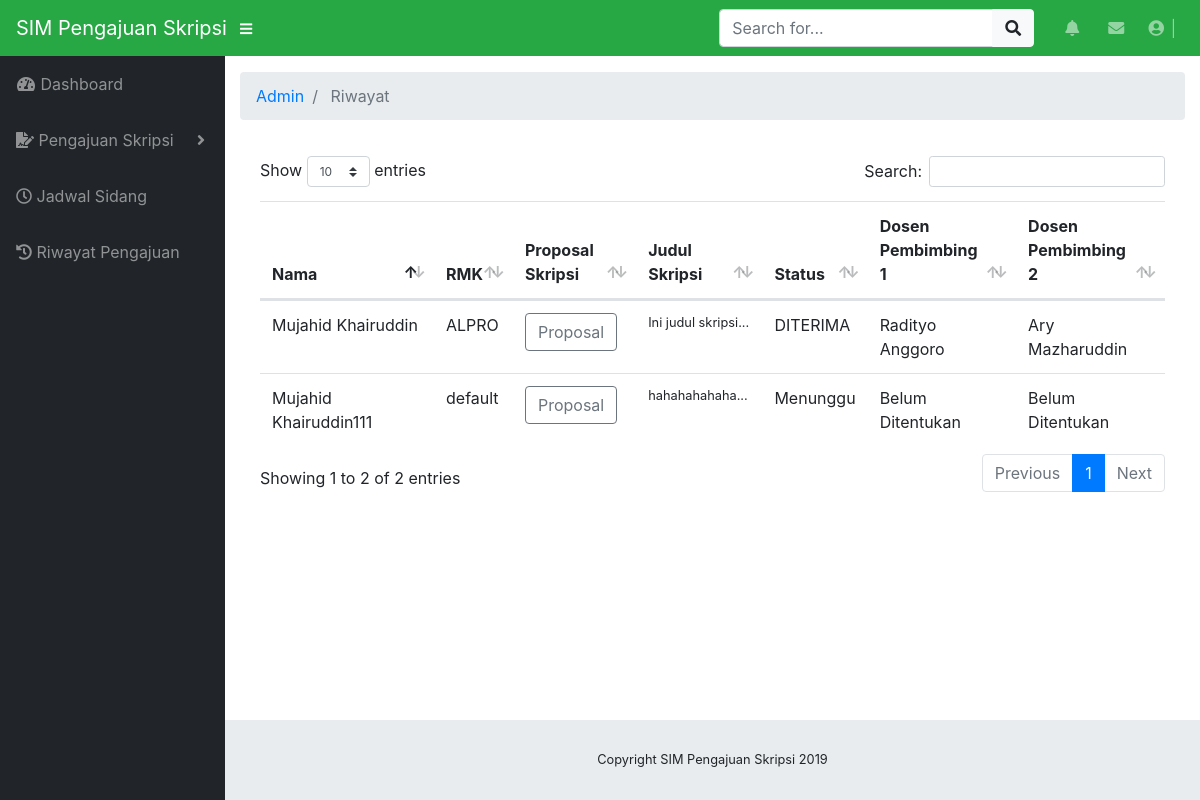
Page /admin/riwayat on the committed database.
### tables this page shows
CREATE TABLE `products` (
  `product_id` varchar(64) NOT NULL,
  `name` varchar(255) NOT NULL,
  `price` varchar(30) NOT NULL DEFAULT 'default',
  `image` varchar(255) NOT NULL DEFAULT 'default.jpg',
  `description` text NOT NULL,
  `status` varchar(20) NOT NULL DEFAULT 'Menunggu',
  `dosbing1` varchar(50) NOT NULL DEFAULT 'Belum Ditentukan',
  `dosbing2` varchar(50) NOT NULL DEFAULT 'Belum Ditentukan'
);

### application/controllers/admin/Riwayat.php (called while the page is built, shortened)
<?php defined('BASEPATH') OR exit('No direct script access allowed');
class Riwayat extends CI_Controller {
    public function __construct()
    {
		$this->load->model("product_model");
	}
	public function index($id = null)
	{
	    $data["products"] = $this->product_model->getAll();
	    $this->load->view("admin/v_riwayat", $data);
	}
}

### index.php (called while the page is built, shortened)
<?php
require_once BASEPATH.'core/CodeIgniter.php';

### application/models/Product_model.php (called while the page is built, shortened)
<?php defined('BASEPATH') OR exit('No direct script access allowed');
class Product_model extends CI_Model
{
    private $_table = "products";
    public function getAll()
    {
        return $this->db->get($this->_table)->result();
    }
}

### application/views/admin/v_riwayat.php (the view, shortened to what this page needs)
<!DOCTYPE html>
<html lang="en">
<head>
	<?php $this->load->view("admin/_partials/head.php") ?>
</head>
<body id="page-top">
	<?php $this->load->view("admin/_partials/navbar.php") ?>
	<div id="wrapper">
		<?php $this->load->view("admin/_partials/sidebar.php") ?>
		<div id="content-wrapper">
			<div class="container-fluid">
				<?php $this->load->view("admin/_partials/breadcrumb.php") ?>
					<div class="card-body">
						<div class="table-responsive">
							<table class="table table-hover" id="dataTable" width="100%" cellspacing="0">
								<thead>
									<tr>
										<th>Nama</th>
										<th>RMK</th>
										<th>Proposal Skripsi</th>
										<th>Judul Skripsi</th>
										<th>Status</th>
										<th>Dosen Pembimbing 1</th>
										<th>Dosen Pembimbing 2</th>
									</tr>
								</thead>
								<tbody>
									<?php foreach ($products as $product): ?>
									<tr>
										<td width="150">
											<?php echo $product->name ?>
										</td>
										<td>
											<?php echo $product->price ?>
										</td>
										<td>
											<a href="<?php echo base_url('upload/product/'.$product->image) ?>" class="btn btn-outline-secondary" role="button" aria-pressed="true">Proposal</a>
										</td>
										<td class="small">
											<?php echo substr($product->description, 0, 120) ?>...</td>
										<td>
											<?php echo $product->status ?>
										</td>
										<td>
											<?php echo $product->dosbing1 ?>
										</td>
										<td>
											<?php echo $product->dosbing2 ?>
										</td>
									</tr>
									<?php endforeach; ?>
								</tbody>
							</table>
						</div>
					</div>
				</div>
			</div>
			<?php $this->load->view("admin/_partials/footer.php") ?>
		</div>
</body>
</html>

### application/views/admin/_partials/head.php (shortened to what this page needs)
<link href="<?php echo base_url('assets/bootstrap/css/bootstrap.min.css') ?>" rel="stylesheet">
<link href="<?php echo base_url('assets/fontawesome-free/css/all.min.css') ?>" rel="stylesheet" type="text/css">
<link href="<?php echo base_url('assets/datatables/dataTables.bootstrap4.css') ?>" rel="stylesheet">
<link href="<?php echo base_url('css/sb-admin.css') ?>" rel="stylesheet">

### application/views/admin/_partials/navbar.php (shortened to what this page needs)
<nav class="navbar navbar-expand navbar-dark bg-success static-top">
    <a class="navbar-brand mr-1" href="<?php echo site_url('page') ?>"><?php echo SITE_NAME ?></a>
    <button class="btn btn-link btn-sm text-white order-1 order-sm-0" id="sidebarToggle" href="#">
        <i class="fas fa-bars"></i>
    </button>
    <form class="d-none d-md-inline-block form-inline ml-auto mr-0 mr-md-3 my-2 my-md-0">
        <div class="input-group">
            <input type="text" class="form-control" placeholder="Search for..." aria-label="Search" aria-describedby="basic-addon2">
            <div class="input-group-append">
                <button class="btn btn-light" type="button">
                    <i class="fas fa-search"></i>
                </button>
            </div>
        </div>
    </form>
    <ul class="navbar-nav ml-auto ml-md-0">
        <li class="nav-item dropdown no-arrow mx-1">
            <a class="nav-link dropdown-toggle" href="#" id="alertsDropdown" role="button" data-toggle="dropdown" aria-haspopup="true"
                aria-expanded="false">
                <i class="fas fa-bell fa-fw"></i>
            </a>
        </li>
        <li class="nav-item dropdown no-arrow mx-1">
            <a class="nav-link dropdown-toggle" href="#" id="messagesDropdown" role="button" data-toggle="dropdown" aria-haspopup="true"
                aria-expanded="false">
                <i class="fas fa-envelope fa-fw"></i>
            </a>
        </li>
        <li class="nav-item dropdown no-arrow">
            <a class="nav-link dropdown-toggle" href="#" id="userDropdown" role="button" data-toggle="dropdown" aria-haspopup="true"
                aria-expanded="false">
                <i class="fas fa-user-circle fa-fw"></i> <?php echo $this->session->userdata('ses_nama');?> | <?php echo $this->session->userdata('ses_id');?>
            </a>
        </li>
    </ul>
</nav>

### application/views/admin/_partials/sidebar.php (shortened to what this page needs)
<ul class="sidebar navbar-nav">
    <li class="nav-item <?php echo $this->uri->segment(2) == '' ? 'active': '' ?>">
        <a class="nav-link" href="<?php echo site_url('page') ?>">
            <i class="fas fa-fw fa-tachometer-alt"></i>
            <span>Dashboard</span>
        </a>
    </li>
    <?php if($this->session->userdata('akses')=='1'):?>
    <li class="nav-item dropdown <?php echo $this->uri->segment(2) == 'products' ? 'active': '' ?>">
        <a class="nav-link dropdown-toggle" href="#" id="pagesDropdown" role="button" data-toggle="dropdown" aria-haspopup="true"
            aria-expanded="false">
            <i class="far fa-clipboard"></i>
            <span>Skripsi Mahasiswa</span>
        </a>
        <div class="dropdown-menu" aria-labelledby="pagesDropdown">
            <a class="dropdown-item" href="<?php echo site_url('admin/products') ?>">Pengajuan Mahasiswa</a>
            <a class="dropdown-item" href="<?php echo site_url('admin/dosen_pembimbing') ?>">Pemilihan Dosen Pembimbing</a>
            <a class="dropdown-item" href="<?php echo site_url('admin/jadwal_sidang/isi_jadwal_sidang') ?>">Isi Jadwal Sidang</a>
        </div>
    </li>
    <?php else:?>
    <li class="nav-item dropdown <?php echo $this->uri->segment(2) == 'products' ? 'active': '' ?>">
        <a class="nav-link dropdown-toggle" href="#" id="pagesDropdown" role="button" data-toggle="dropdown" aria-haspopup="true"
            aria-expanded="false">
            <i class="fas fa-file-signature"></i>
            <span>Pengajuan Skripsi</span>
        </a>
    </li>
    <?php endif;?>
    <li class="nav-item <?php echo $this->uri->segment(2) == '' ? 'active': '' ?>">
        <a class="nav-link" href="<?php echo site_url('admin/jadwal_sidang') ?>">
        <i class="far fa-clock"></i>
            <span>Jadwal Sidang</span>
        </a>
    </li>
    <?php if($this->session->userdata('akses')=='1'):?>
    <?php elseif($this->session->userdata('akses')=='2'):?>
    <?php else:?>
    <li class="nav-item <?php echo $this->uri->segment(2) == '' ? 'active': '' ?>">
        <a class="nav-link" href="<?php echo site_url('admin/riwayat') ?>">
        <i class="fas fa-history"></i>
            <span>Riwayat Pengajuan</span>
        </a>
    </li>
    <?php endif;?>
</ul>

### application/views/admin/_partials/breadcrumb.php
<ol class="breadcrumb">
<?php foreach ($this->uri->segments as $segment): ?>
	<?php
		$url = substr($this->uri->uri_string, 0, strpos($this->uri->uri_string, $segment)) . $segment;
		$is_active =  $url == $this->uri->uri_string;
	?>
	<li class="breadcrumb-item <?php echo $is_active ? 'active': '' ?>">
		<?php if($is_active): ?>
			<?php echo ucfirst($segment) ?>
		<?php else: ?>
			<a href="<?php echo site_url($url) ?>"><?php echo ucfirst($segment) ?></a>
		<?php endif; ?>
	</li>
<?php endforeach; ?>
</ol>

### application/views/admin/_partials/footer.php
<footer class="sticky-footer">
  <div class="container my-auto">
    <div class="copyright text-center my-auto">
      <span>Copyright  <?php echo SITE_NAME ." ". Date('Y') ?></span>
    </div>
  </div>
</footer>

### css/sb-admin.css (style rules this page uses)
html { position: relative; min-height: 100%; }
body { height: 100%; }
#wrapper { display: -webkit-box; display: -ms-flexbox; display: flex; }
#wrapper #content-wrapper { overflow-x: hidden; width: 100%; padding-top: 1rem; padding-bottom: 80px; }
.navbar-nav .nav-item.dropdown .dropdown-toggle::after { width: 1rem; text-align: center; float: right; vertical-align: 0; border: 0; font-weight: 900; content: '\f105'; font-family: 'Font Awesome 5 Free'; }
.navbar-nav .nav-item.dropdown.no-arrow .dropdown-toggle::after { display: none; }
.sidebar { width: 90px !important; background-color: #212529; min-height: calc(100vh - 56px); }
.sidebar .nav-item:last-child { margin-bottom: 1rem; }
.sidebar .nav-item .nav-link { text-align: center; padding: 0.75rem 1rem; width: 90px; }
.sidebar .nav-item .nav-link span { font-size: 0.65rem; display: block; }
.sidebar .nav-item.dropdown .dropdown-toggle::after { display: none; }
.sidebar .nav-item .nav-link { color: rgba(255, 255, 255, 0.5); }
@media (min-width: 768px) { .sidebar { width: 225px !important; } }
@media (min-width: 768px) { .sidebar .nav-item .nav-link { display: block; width: 100%; text-align: left; padding: 1rem; width: 225px; } }
@media (min-width: 768px) { .sidebar .nav-item .nav-link span { font-size: 1rem; display: inline; } }
@media (min-width: 768px) { .sidebar .nav-item.dropdown .dropdown-toggle::after { display: block; } }
:root { --input-padding-x: 0.75rem; --input-padding-y: 0.75rem; }
footer.sticky-footer { display: -webkit-box; display: -ms-flexbox; display: flex; position: absolute; right: 0; bottom: 0; width: calc(100% - 90px); height: 80px; background-color: #e9ecef; }
footer.sticky-footer .copyright { line-height: 1; font-size: 0.8rem; }
@media (min-width: 768px) { footer.sticky-footer { width: calc(100% - 225px); } }

### rows in the picture
products: name "Mujahid Khairuddin", price "ALPRO", description "Ini judul skripsi", status "DITERIMA", dosbing1 "Radityo Anggoro", dosbing2 "Ary Mazharuddin"
products: name "Mujahid Khairuddin111", price "default", description "hahahahahaha", status "Menunggu", dosbing1 "Belum Ditentukan", dosbing2 "Belum Ditentukan"

### other values in the picture
SITE_NAME "SIM Pengajuan Skripsi"
$segment "Admin"
$segment "Riwayat"
Date('Y') "2019"
